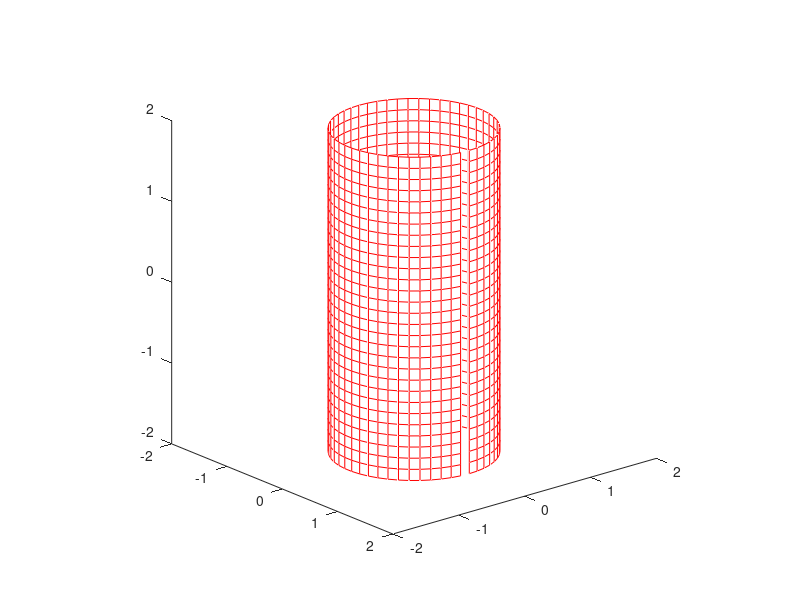

Source code (MATLAB):
function [x,y,z,ds,dt]=pipesetup()

  a = 1; %the parameter 'a' from the equations, here a=2
%For the cylinder:
  t=linspace(0,2*pi,51); %defines the scope of 't'
  z=linspace(-2*a,2*a,30); %defines the scope of 'z', the bounds for the top and bottom of the cylinder
  t(end)=[];
  dt=2*pi/50;
  ds=4*a/30;

  [t,z]=meshgrid(t,z); %creates pairs of (t,z)
  x=a*cos(t); %the parametrized cylinder
  y=a*sin(t);
  z = 1*z;
%Plotting the cylinder
  hold on %prevents override of plot data, so both the cylinder and sphere can occupy the same plot
  mhndl2=mesh(x, y, z); %notice 'mhndl' is numbered, mhndl2=mesh(x,y,z) plots the cylinder
  set(mhndl2,...
  'EdgeColor',[1,0,0]) %[1,0,0] gives the color red
  view(50,20)
  axis equal
%view(horizontal_rotation,vertical_elevation) sets the angle of view,
%both parameters used are measured in degrees
end